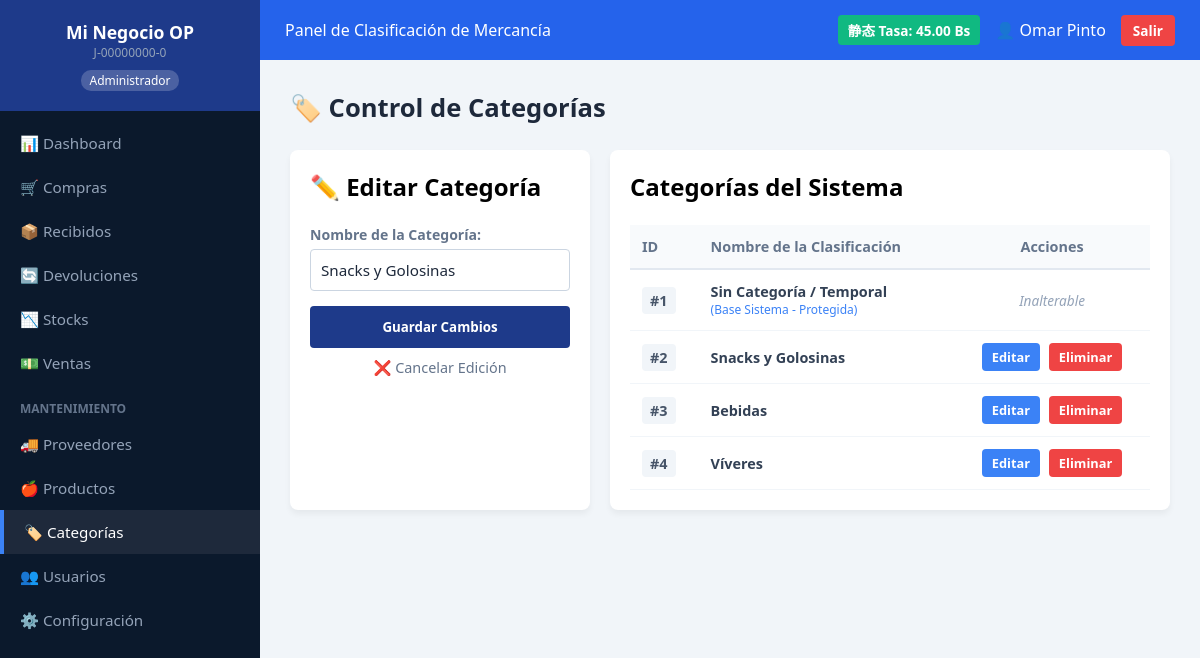
Page /PHP/categorias.php?editar=2 (signed in) on the committed database.
### tables this page shows
CREATE TABLE IF NOT EXISTS `configuracion` (
  `id` INT AUTO_INCREMENT PRIMARY KEY,
  `clave` VARCHAR(50) NOT NULL UNIQUE,
  `valor` VARCHAR(255) NOT NULL,
  `ultima_actualizacion` TIMESTAMP DEFAULT CURRENT_TIMESTAMP ON UPDATE CURRENT_TIMESTAMP
);

CREATE TABLE IF NOT EXISTS `categorias` (
  `id` INT AUTO_INCREMENT PRIMARY KEY,
  `nombre` VARCHAR(100) NOT NULL UNIQUE,
  `descripcion` TEXT DEFAULT NULL,
  `fecha_creacion` TIMESTAMP DEFAULT CURRENT_TIMESTAMP
);

### CONEXION/conexiones.php (called while the page is built, shortened)
<?php
$nombre_local_global = "Mi Negocio OP";
$rif_local_global = "J-00000000-0";
?>

### PHP/categorias.php (the view, shortened to what this page needs)
<?php
include '../CONEXION/conexiones.php';
$tasa_dolar = "1.00";
try {
    $stmt_tasa = $conexion->prepare("SELECT valor FROM configuracion WHERE clave = 'tasa_dolar' LIMIT 1");
    $stmt_tasa->execute();
    $reg_tasa = $stmt_tasa->fetch();
    if ($reg_tasa) {
        $tasa_dolar = $reg_tasa['valor'];
    }
} catch (PDOException $e) {
}
$modo_edicion = false;
$nombre_categoria_editar = "";
if (isset($_GET['editar'])) {
    $id_editar = intval($_GET['editar']);
    if ($id_editar === 1) {
        $mensaje = "❌ Error: La categoría de respaldo del sistema no se puede editar.";
        $tipo_mensaje = "error";
    } else {
        try {
            $stmt_edit = $conexion->prepare("SELECT * FROM categorias WHERE id = :id LIMIT 1");
            $stmt_edit->execute([':id' => $id_editar]);
            $cat_edit = $stmt_edit->fetch(PDO::FETCH_ASSOC);
            if ($cat_edit) {
                $modo_edicion = true;
                $nombre_categoria_editar = $cat_edit['nombre'];
            }
        } catch (PDOException $e) {
            $mensaje = "Error al cargar datos de edición: " . $e->getMessage();
            $tipo_mensaje = "error";
        }
    }
}
$lista_categorias = [];
try {
    $lista_categorias = $conexion->query("SELECT * FROM categorias ORDER BY id ASC")->fetchAll(PDO::FETCH_ASSOC);
} catch (PDOException $e) {
}
?>
<!DOCTYPE html>
<html lang="es">
<head>
    <link rel="stylesheet" href="../CSS/proveedores.css">
</head>
<body>
    <div class="contenedor-sistema">
        <aside class="barra-lateral">
            <div class="logo-sistema">
                    <h2><?php echo htmlspecialchars($nombre_local_global); ?></h2>
                    <span style="font-size: 0.75rem; color: #94a3b8; display: block; margin-bottom: 5px;">
                    <?php echo htmlspecialchars($rif_local_global); ?></span>
                    <span class="etiqueta-rol"><?php echo $_SESSION['usuario_rol']; ?></span>
                </div>
            <nav class="menu-navegacion">
                <a href="dashboard_admin.php">📊 Dashboard</a>
                <a href="compras.php">🛒 Compras</a>
                <a href="recibidos.php">📦 Recibidos</a>
                <a href="devoluciones.php">🔄 Devoluciones</a>
                <a href="stocks.php">📉 Stocks</a>
                <a href="ventas.php">💵 Ventas</a>
                <div class="seccion-mantenimiento">Mantenimiento</div>
                <a href="proveedores.php">🚚 Proveedores</a>
                <a href="productos.php">🍎 Productos</a>
                <a href="categorias.php" class="activo">🏷️ Categorías</a>
                <a href="usuarios.php">👥 Usuarios</a>
                <a href="configuracion.php">⚙️ Configuración</a>
            </nav>
        </aside>
        <main class="contenido-principal">
            <header class="cabecera-superior">
                <div class="titulo-cabecera">
                    <span>Panel de Clasificación de Mercancía</span>
                </div>
                <div class="perfil-usuario">
                    <span class="badge-tasa">静态 Tasa: <?php echo number_format(floatval($tasa_dolar), 2); ?> Bs</span>
                    <span class="usuario-nombre">👤 <?php echo htmlspecialchars($_SESSION['usuario_nombre']); ?></span>
                    <a href="logout.php" class="btn-cerrar-sesion">Salir</a>
                </div>
            </header>
            <div class="area-trabajo">
                <h1 class="titulo-pagina">🏷️ Control de Categorías</h1>
                <div class="layout-ventas" style="display: flex; gap: 20px;">
                    <div class="tarjeta-formulario" style="flex: 1; background: white; padding: 20px; border-radius: 8px; box-shadow: 0 4px 6px rgba(0,0,0,0.05);">
                        <h2><?php echo $modo_edicion ? "✏️ Editar Categoría" : "✨ Nueva Categoría"; ?></h2>
                        <br>
                        <form action="categorias.php" method="POST" autocomplete="off">
                            <div class="grupo-campo" style="margin-bottom: 15px;">
                                <label for="nombre" style="display: block; margin-bottom: 5px; color: #64748b; font-weight: 600;">Nombre de la Categoría:</label>
                                <input type="text" name="nombre" id="nombre" required
                                       placeholder="Ej: Víveres, Bebidas, Limpieza..."
                                       value="<?php echo htmlspecialchars($nombre_categoria_editar); ?>"
                                       style="width: 100%; padding: 10px; border: 1px solid #cbd5e1; border-radius: 4px;">
                            </div>
                            <button type="submit" name="btn_guardar" class="btn-cobrar" style="width: 100%; padding: 12px; border: none; border-radius: 4px; background: #1e3a8a; color: white; font-weight: bold; cursor: pointer; transition: background 0.2s;">
                                <?php echo $modo_edicion ? "Guardar Cambios" : "Registrar Categoría"; ?>
                            </button>
                            <?php if ($modo_edicion): ?>
                                <a href="categorias.php" style="display: block; text-align: center; margin-top: 10px; color: #64748b; text-decoration: none; font-size: 0.9rem;">❌ Cancelar Edición</a>
                            <?php endif; ?>
                        </form>
                    </div>
                    <div class="tarjeta-tabla" style="flex: 2; background: white; padding: 20px; border-radius: 8px; box-shadow: 0 4px 6px rgba(0,0,0,0.05);">
                        <h2>Categorías del Sistema</h2>
                        <br>
                        <div class="tabla-responsiva">
                            <table style="width: 100%; border-collapse: collapse;">
                                <thead>
                                    <tr style="background-color: #f8fafc; border-bottom: 2px solid #e2e8f0;">
                                        <th style="padding: 12px; text-align: left; color: #64748b;">ID</th>
                                        <th style="padding: 12px; text-align: left; color: #64748b;">Nombre de la Clasificación</th>
                                        <th style="padding: 12px; text-align: center; color: #64748b;">Acciones</th>
                                    </tr>
                                </thead>
                                <tbody>
                                    <?php if (empty($lista_categorias)): ?>
                                        <tr>
                                            <td colspan="3" style="text-align: center; padding: 20px; color: #94a3b8;">No hay categorías registradas en el sistema.</td>
                                        </tr>
                                    <?php else: ?>
                                        <?php foreach ($lista_categorias as $cat): ?>
                                            <tr style="border-bottom: 1px solid #f1f5f9;">
                                                <td style="padding: 12px;"><span class="badge-id" style="background: #f1f5f9; padding: 4px 8px; border-radius: 4px; font-weight: bold; color: #475569;">#<?php echo $cat['id']; ?></span></td>
                                                <td style="padding: 12px;">
                                                    <strong><?php echo htmlspecialchars($cat['nombre']); ?></strong>
                                                    <?php if ($cat['id'] === 1): ?>
                                                        <small style="color: #3b82f6; display: block; font-size: 0.75rem;">(Base Sistema - Protegida)</small>
                                                    <?php endif; ?>
                                                </td>
                                                <td style="padding: 12px; text-align: center;">
                                                    <?php if ($cat['id'] !== 1): ?>
                                                        <a href="categorias.php?editar=<?php echo $cat['id']; ?>" class="btn-accion" style="background-color: #3b82f6; color: white; padding: 5px 10px; border-radius: 4px; text-decoration: none; font-size: 0.8rem; margin-right: 5px;">Editar</a>
                                                        <a href="categorias.php?eliminar=<?php echo $cat['id']; ?>" class="btn-accion" style="background-color: #ef4444; color: white; padding: 5px 10px; border-radius: 4px; text-decoration: none; font-size: 0.8rem;" onclick="return confirm('¿Está seguro de eliminar esta categoría? Todos los productos asociados serán reubicados automáticamente en la categoría de respaldo.');">Eliminar</a>
                                                    <?php else: ?>
                                                        <span style="color: #94a3b8; font-size: 0.85rem; font-style: italic;">Inalterable</span>
                                                    <?php endif; ?>
                                                </td>
                                            </tr>
                                        <?php endforeach; ?>
                                    <?php endif; ?>
                                </tbody>
                            </table>
                        </div>
                    </div>
                </div>
            </div>
        </main>
    </div>
</body>
</html>

### CSS/proveedores.css (style rules this page uses)
* { margin: 0; padding: 0; box-sizing: border-box; font-family: 'Segoe UI', Tahoma, Geneva, Verdana, sans-serif; }
body { background-color: #f1f5f9; }
.contenedor-sistema { display: flex; min-height: 100vh; }
.barra-lateral { width: 260px; background-color: #0b192c; color: #ffffff; display: flex; flex-direction: column; }
.logo-sistema { padding: 20px; background-color: #1e3a8a; text-align: center; }
.logo-sistema h2 { font-size: 1.1rem; font-weight: 700; }
.etiqueta-rol { display: inline-block; font-size: 0.75rem; background-color: rgba(255, 255, 255, 0.2); padding: 2px 8px; border-radius: 10px; margin-top: 4px; }
.menu-navegacion { display: flex; flex-direction: column; padding: 10px 0; }
.menu-navegacion a { color: #94a3b8; text-decoration: none; padding: 12px 20px; display: block; font-size: 0.95rem; }
.menu-navegacion a:hover, .menu-navegacion a.activo { background-color: #1e293b; color: #ffffff; border-left: 4px solid #3b82f6; }
.seccion-mantenimiento { padding: 15px 20px 5px 20px; font-size: 0.75rem; text-transform: uppercase; color: #64748b; font-weight: bold; }
.cabecera-superior { background-color: #2563eb; color: #ffffff; height: 60px; display: flex; justify-content: space-between; align-items: center; padding: 0 25px; }
.perfil-usuario { display: flex; align-items: center; gap: 15px; }
.badge-tasa { background-color: #10b981; padding: 5px 10px; border-radius: 4px; font-weight: bold; font-size: 0.85rem; }
.btn-cerrar-sesion { background-color: #ef4444; color: white; text-decoration: none; padding: 6px 12px; border-radius: 4px; font-size: 0.85rem; font-weight: bold; }
.contenido-principal { flex: 1; display: flex; flex-direction: column; }
.area-trabajo { padding: 30px; }
.titulo-pagina { font-size: 1.6rem; color: #1e293b; margin-bottom: 25px; }
.grupo-campo { margin-bottom: 18px; }
.grupo-campo label { display: block; font-size: 0.88rem; color: #475569; font-weight: 600; margin-bottom: 6px; }
.grupo-campo input { width: 100%; padding: 10px 12px; border: 1px solid #cbd5e1; border-radius: 6px; font-size: 0.95rem; color: #1e293b; }
.tabla-responsiva { overflow-x: auto; }
table { width: 100%; border-collapse: collapse; text-align: left; font-size: 0.9rem; }
th { background-color: #f8fafc; color: #64748b; padding: 12px; font-weight: 600; border-bottom: 2px solid #e2e8f0; }
td { padding: 12px; border-bottom: 1px solid #f1f5f9; color: #334155; vertical-align: middle; }
.btn-accion { text-decoration: none; padding: 5px 10px; border-radius: 4px; font-size: 0.8rem; font-weight: 600; display: inline-block; transition: background 0.2s; }

### rows in the picture
configuracion: valor "45.00"
categorias: nombre "Snacks y Golosinas", id "2"
categorias: id "1", nombre "Sin Categoría / Temporal", shows "(Base Sistema - Protegida)", shows "Inalterable"
categorias: id "3", nombre "Bebidas"
categorias: id "4", nombre "Víveres"

### other values in the picture
$nombre_local_global "Mi Negocio OP"
$rif_local_global "J-00000000-0"
$_SESSION['usuario_rol'] "Administrador"
$_SESSION['usuario_nombre'] "Omar Pinto"
